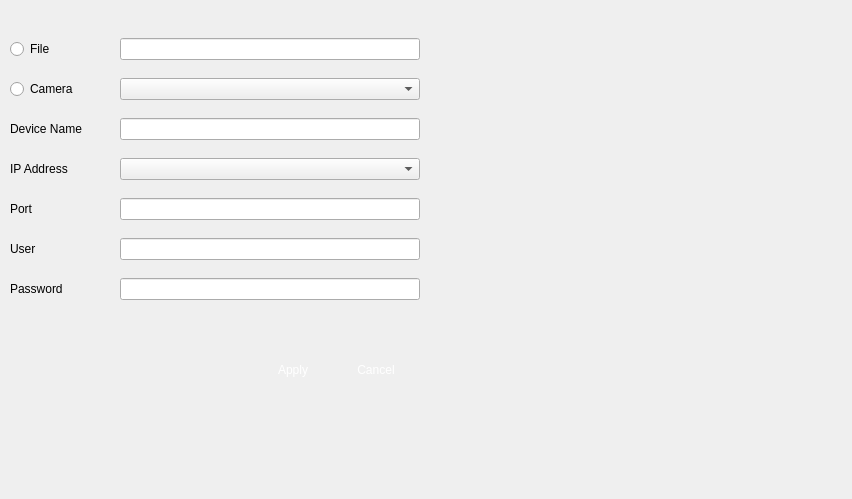
<?xml version="1.0" encoding="UTF-8"?>
<ui version="4.0">
 <class>VSCVIPCAdd</class>
 <widget class="QWidget" name="VSCVIPCAdd">
  <property name="geometry">
   <rect>
    <x>0</x>
    <y>0</y>
    <width>852</width>
    <height>499</height>
   </rect>
  </property>
  <property name="windowTitle">
   <string>Form</string>
  </property>
  <property name="styleSheet">
   <string notr="true"/>
  </property>
  <widget class="QWidget" name="horizontalLayoutWidget_2">
   <property name="geometry">
    <rect>
     <x>10</x>
     <y>20</y>
     <width>965</width>
     <height>302</height>
    </rect>
   </property>
   <layout class="QHBoxLayout" name="horizontalLayout_2">
    <property name="spacing">
     <number>5</number>
    </property>
    <item>
     <layout class="QGridLayout" name="gridLayout">
      <property name="horizontalSpacing">
       <number>2</number>
      </property>
      <property name="verticalSpacing">
       <number>0</number>
      </property>
      <item row="0" column="0">
       <widget class="QRadioButton" name="radioButtonFile">
        <property name="text">
         <string>File</string>
        </property>
       </widget>
      </item>
      <item row="7" column="0">
       <widget class="QLabel" name="labelIP">
        <property name="text">
         <string>IP Address</string>
        </property>
       </widget>
      </item>
      <item row="8" column="0">
       <widget class="QLabel" name="labelPort">
        <property name="text">
         <string>Port</string>
        </property>
       </widget>
      </item>
      <item row="10" column="1">
       <widget class="QLineEdit" name="lineEditPassword">
        <property name="maximumSize">
         <size>
          <width>300</width>
          <height>16777215</height>
         </size>
        </property>
       </widget>
      </item>
      <item row="5" column="0">
       <widget class="QLabel" name="labelName">
        <property name="text">
         <string>Device Name</string>
        </property>
       </widget>
      </item>
      <item row="9" column="1">
       <widget class="QLineEdit" name="lineEditUser">
        <property name="maximumSize">
         <size>
          <width>300</width>
          <height>16777215</height>
         </size>
        </property>
       </widget>
      </item>
      <item row="5" column="1">
       <widget class="QLineEdit" name="lineEditName">
        <property name="maximumSize">
         <size>
          <width>300</width>
          <height>16777215</height>
         </size>
        </property>
       </widget>
      </item>
      <item row="9" column="0">
       <widget class="QLabel" name="labelUser">
        <property name="text">
         <string>User</string>
        </property>
       </widget>
      </item>
      <item row="10" column="0">
       <widget class="QLabel" name="labelPassword">
        <property name="text">
         <string>Password</string>
        </property>
       </widget>
      </item>
      <item row="8" column="1">
       <widget class="QLineEdit" name="lineEditPort">
        <property name="maximumSize">
         <size>
          <width>300</width>
          <height>16777215</height>
         </size>
        </property>
       </widget>
      </item>
      <item row="1" column="0">
       <widget class="QRadioButton" name="radioButtonCamera">
        <property name="text">
         <string>Camera</string>
        </property>
       </widget>
      </item>
      <item row="7" column="1">
       <widget class="QComboBox" name="listIP"/>
      </item>
      <item row="1" column="1">
       <widget class="QComboBox" name="listCamera"/>
      </item>
      <item row="0" column="1">
       <widget class="QLineEdit" name="lineEditFile">
        <property name="maximumSize">
         <size>
          <width>300</width>
          <height>16777215</height>
         </size>
        </property>
       </widget>
      </item>
     </layout>
    </item>
    <item>
     <widget class="QWidget" name="widget" native="true">
      <property name="minimumSize">
       <size>
        <width>550</width>
        <height>300</height>
       </size>
      </property>
      <property name="maximumSize">
       <size>
        <width>600</width>
        <height>400</height>
       </size>
      </property>
      <property name="styleSheet">
       <string notr="true"/>
      </property>
     </widget>
    </item>
   </layout>
  </widget>
  <widget class="QWidget" name="gridLayoutWidget">
   <property name="geometry">
    <rect>
     <x>240</x>
     <y>340</y>
     <width>191</width>
     <height>61</height>
    </rect>
   </property>
   <layout class="QGridLayout" name="gridLayout_2">
    <property name="spacing">
     <number>0</number>
    </property>
    <item row="0" column="1">
     <widget class="QPushButton" name="pushButtonCancel">
      <property name="minimumSize">
       <size>
        <width>60</width>
        <height>30</height>
       </size>
      </property>
      <property name="maximumSize">
       <size>
        <width>60</width>
        <height>30</height>
       </size>
      </property>
      <property name="styleSheet">
       <string notr="true">QPushButton { 
border:none;
color:white;
background-image: url(:/action/resources/button.png);}
QPushButton:hover {
	background-image: url(:/action/resources/buttonpress.png);}
QPushButton:pressed {
	background-image: url(:/action/resources/buttonpress.png);}
</string>
      </property>
      <property name="text">
       <string>Cancel</string>
      </property>
      <property name="iconSize">
       <size>
        <width>60</width>
        <height>40</height>
       </size>
      </property>
     </widget>
    </item>
    <item row="0" column="0">
     <widget class="QPushButton" name="pushButtonApply">
      <property name="minimumSize">
       <size>
        <width>60</width>
        <height>30</height>
       </size>
      </property>
      <property name="maximumSize">
       <size>
        <width>60</width>
        <height>30</height>
       </size>
      </property>
      <property name="styleSheet">
       <string notr="true">QPushButton { 
border:none;
color:white;
background-image: url(:/action/resources/button.png);}
QPushButton:hover {
	background-image: url(:/action/resources/buttonpress.png);}
QPushButton:pressed {
	background-image: url(:/action/resources/buttonpress.png);}
</string>
      </property>
      <property name="text">
       <string>Apply</string>
      </property>
      <property name="iconSize">
       <size>
        <width>60</width>
        <height>40</height>
       </size>
      </property>
     </widget>
    </item>
   </layout>
  </widget>
 </widget>
 <resources>
  <include location="vscmainwindows.qrc"/>
 </resources>
 <connections/>
</ui>
